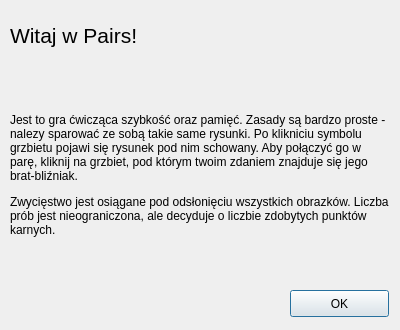
<?xml version="1.0" encoding="UTF-8"?>
<ui version="4.0">
 <class>HelpDialog</class>
 <widget class="QDialog" name="HelpDialog">
  <property name="windowModality">
   <enum>Qt::ApplicationModal</enum>
  </property>
  <property name="geometry">
   <rect>
    <x>0</x>
    <y>0</y>
    <width>400</width>
    <height>330</height>
   </rect>
  </property>
  <property name="sizePolicy">
   <sizepolicy hsizetype="Fixed" vsizetype="Fixed">
    <horstretch>0</horstretch>
    <verstretch>0</verstretch>
   </sizepolicy>
  </property>
  <property name="minimumSize">
   <size>
    <width>400</width>
    <height>330</height>
   </size>
  </property>
  <property name="maximumSize">
   <size>
    <width>400</width>
    <height>330</height>
   </size>
  </property>
  <property name="windowTitle">
   <string>Dialog</string>
  </property>
  <widget class="QLabel" name="label">
   <property name="geometry">
    <rect>
     <x>10</x>
     <y>20</y>
     <width>151</width>
     <height>30</height>
    </rect>
   </property>
   <property name="font">
    <font>
     <pointsize>16</pointsize>
    </font>
   </property>
   <property name="text">
    <string>Witaj w Pairs!</string>
   </property>
  </widget>
  <widget class="QLabel" name="label_2">
   <property name="geometry">
    <rect>
     <x>10</x>
     <y>60</y>
     <width>381</width>
     <height>231</height>
    </rect>
   </property>
   <property name="locale">
    <locale language="Polish" country="Poland"/>
   </property>
   <property name="text">
    <string>&lt;html&gt;&lt;head/&gt;&lt;body&gt;&lt;p&gt;Jest to gra ćwicząca szybkość oraz pamięć. Zasady są bardzo proste - nalezy sparować ze sobą takie same rysunki. Po klikniciu symbolu grzbietu pojawi się rysunek pod nim schowany. Aby połączyć go w parę, kliknij na grzbiet, pod którym twoim zdaniem znajduje się jego brat-bliźniak.&lt;/p&gt;&lt;p&gt;Zwycięstwo jest osiągane pod odsłonięciu wszystkich obrazków. Liczba prób jest nieograniczona, ale decyduje o liczbie zdobytych punktów karnych.&lt;/p&gt;&lt;/body&gt;&lt;/html&gt;</string>
   </property>
   <property name="wordWrap">
    <bool>true</bool>
   </property>
  </widget>
  <widget class="QPushButton" name="pushButton">
   <property name="geometry">
    <rect>
     <x>290</x>
     <y>290</y>
     <width>99</width>
     <height>27</height>
    </rect>
   </property>
   <property name="text">
    <string>OK</string>
   </property>
  </widget>
 </widget>
 <resources/>
 <connections>
  <connection>
   <sender>pushButton</sender>
   <signal>clicked()</signal>
   <receiver>HelpDialog</receiver>
   <slot>close()</slot>
   <hints>
    <hint type="sourcelabel">
     <x>339</x>
     <y>303</y>
    </hint>
    <hint type="destinationlabel">
     <x>200</x>
     <y>163</y>
    </hint>
   </hints>
  </connection>
 </connections>
</ui>
